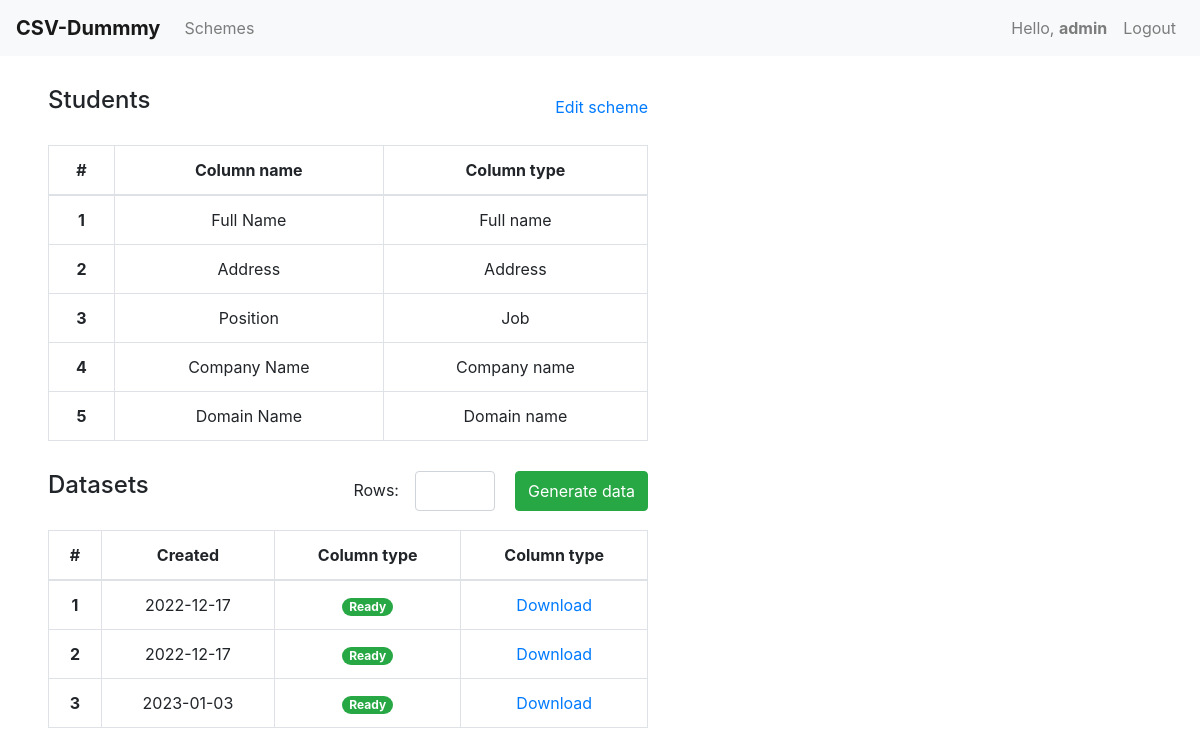
/scheme/47/ (signed in), run on the app's committed database.
### main/models.py (models this page shows, shortened)
class DataScheme(models.Model):
    scheme_id = models.AutoField(primary_key=True)
    modified = models.DateTimeField(auto_now_add=True)
    name = models.CharField(max_length=30)
    user = models.ForeignKey(Users, on_delete=models.CASCADE)

class DataSchemeColumn(models.Model):
    TYPES = (('Full name', 'Full name'), ('Job', 'Job'), ('Domain name', 'Domain name'), ('Company name', 'Company name'), ('Address', 'Address'))
    name = models.CharField(max_length=70)
    datatype = models.CharField(max_length=15, choices=TYPES)
    datascheme = models.ForeignKey(DataScheme, on_delete=models.CASCADE)

### main/views.py (the view)
# urls.py: path('scheme/<int:ID>/', views.viewScheme),
def viewScheme(request: HttpRequest, ID: int) -> HttpResponse:
	if request.session.get('username', 0) == 0:
		return redirect('/login')
	if is_ajax(request):
		rows = request.GET.get('rows', None)
		sleep(2) #To check AJAX request
		if rows is not None:
			rows = int(rows)
			dataset = DataSet(filename=f'scheme_{ID}-rows_{rows}.csv', datascheme=get_object_or_404(DataScheme, scheme_id=ID))
			dataset.save()
			headers = [x.name for x in DataSchemeColumn.objects.filter(datascheme=get_object_or_404(DataScheme, scheme_id=ID))] #Get column names
			datatypes = [x.datatype for x in DataSchemeColumn.objects.filter(datascheme=get_object_or_404(DataScheme, scheme_id=ID))] #Get column datatypes
			with open(f'datasets\scheme_{ID}-rows_{rows}.csv', 'w', newline='') as file:
				csvw = csv.writer(file)
				csvw.writerow(headers)
				for line in range(rows):
					row = []
					for datatype in datatypes:
						if datatype == 'Full name':
							row.append(faker.name())
						if datatype == 'Job':
							row.append(faker.job())
						if datatype == 'Domain name':
							row.append(faker.domain_name())
						if datatype == 'Company name':
							row.append(faker.company())
						if datatype == 'Address':
							row.append(faker.address())
					csvw.writerow(row)
		return HttpResponse(f'scheme_{ID}-rows_{rows}.csv')
	else:
		curScheme = get_object_or_404(DataScheme, scheme_id=ID)
		columns = []
		datasets = []
		cur = 1
		for schemeColumn in list(DataSchemeColumn.objects.filter(datascheme=curScheme)):
			columns.append({'cur': cur, 'name': schemeColumn.name, 'type': schemeColumn.datatype})
			cur += 1
		cur = 1
		for dataset in list(DataSet.objects.filter(datascheme=curScheme)):
			datasets.append({'cur': cur, 'filename': dataset.filename, 'modified': dataset.modified.strftime('%Y-%m-%d')})
			cur += 1
		return render(request, 'main/view-scheme.html', {'now': datetime.now().strftime('%Y-%m-%d'), 'username': request.session['username'], 'columns': columns, 'datasets': datasets, 'scheme_name': curScheme.name, 'scheme_id': curScheme.scheme_id})

### main/views.py (called while the page is built)
def is_ajax(request: HttpRequest) -> bool:
	return request.META.get('HTTP_X_REQUESTED_WITH') == 'XMLHttpRequest'

### main/templates/main/view-scheme.html (shortened to what this page needs)
{% extends 'main/layout.html' %}
{% block content %}
{% load static %}
<link rel="stylesheet" href="{% static 'main/styleDash.css' %}">
<nav class="navbar navbar-expand-md navbar-light bg-light">
    <a class="navbar-brand" href=""><b>CSV-Dummmy</b></a>
    <div class="collapse navbar-collapse" id="navbarNav">
        <ul class="navbar-nav mr-auto">
            <li class="nav-item">
                <a class="nav-link" href="/dashboard">Schemes</a>
            </li>
        </ul>
        <ul class="navbar-nav">
            <li class="nav-item">
                <a class="nav-link">Hello, <b>{{ username }}</b></a>
            </li>
            <li class="nav-item">
                <a class="nav-link" href="/logout">Logout</a>
            </li>
        </ul>
    </div>
</nav>
<div class="schemes2">
    <div style="display: flex; justify-content: space-between">
        <h4 style="margin-bottom: 30px;">{{ scheme_name }}</h4>
        <a style="margin-top: 9px" href="/scheme/{{ scheme_id }}/edit">Edit scheme</a>
    </div>
    <table class="table" style="margin-bottom: 30px">
    <thead>
        <tr>
        <th style="text-align: center;" scope="col">#</th>
        <th style="text-align: center;" scope="col">Column name</th>
        <th style="text-align: center;" scope="col">Column type</th>
        </tr>
    </thead>
    <tbody>
        {% for column in columns %}
        <tr>
            <th style="text-align: center;" scope="row">{{ column.cur }}</th>
            <td style="text-align: center;">{{ column.name }}</td>
            <td style="text-align: center;">{{ column.type }}</td>
        </tr>
        {% endfor %}
    </tbody>
    </table>
    <div style="display: flex; justify-content: space-between">
        <h4 style="margin-bottom: 30px;">Datasets</h4>
        <div style="display: flex">
            <span style="margin-top: 7px;">Rows:</span> &emsp; <input required style="width: 80px; height: 40px" id="rows" name="rows" type="number" min="0" class="form-control">
            <button style="margin-left: 20px; height: 40px" onClick="generate();" type="submit" class="btn btn-success">Generate data</button>
        </div>
    </div>
    <table class="table" style="margin-bottom: 30px">
        <thead>
            <tr>
            <th style="text-align: center;" scope="col">#</th>
            <th style="text-align: center;" scope="col">Created</th>
            <th style="text-align: center;" scope="col">Column type</th>
            <th style="text-align: center;" scope="col">Column type</th>
            </tr>
        </thead>
    <tbody>
        {% for dataset in datasets %}
        <tr>
            <th style="text-align: center;" scope="row">{{ dataset.cur }}</th>
            <td style="text-align: center;">{{ dataset.modified }}</td>
            <td style="text-align: center;">
                <span class="badge badge-pill badge-success">Ready</span>
            </td>
            <td style="text-align: center;"><a href="{% static dataset.filename %}" download>Download</a></td>
        </tr>
        {% endfor %}
    </tbody>
    </table>
</div>
{% endblock %}

### main/templates/main/layout.html (shortened to what this page needs)
{% load static %}
<!DOCTYPE html>
<html lang="en">
<head>
    <link rel="stylesheet" href="https://cdn.jsdelivr.net/npm/bootstrap@4.0.0/dist/css/bootstrap.min.css">
</head>
<body>
    {% block content %}
    {% endblock %}
</body>
</html>

### main/static/main/styleDash.css (style rules this page uses)
.navbar { color: #F7F7F9; }
th, td { border: 1px solid #DEE2E6; }
.schemes2 { max-width: 50%; margin-left: 4%; margin-top: 30px; }

### data on the page
DataScheme: name "Students"
DataSchemeColumn: name "Full Name", type "Full name"
DataSchemeColumn: name "Address", type "Address"
DataSchemeColumn: name "Position", type "Job"
DataSchemeColumn: name "Company Name", type "Company name"
DataSchemeColumn: name "Domain Name", type "Domain name"

### other printed values
{{ username }} "admin"
{{ column.cur }} "1" "2" "3" "4" "5"
{{ dataset.cur }} "1" "2" "3"
{{ dataset.modified }} "2022-12-17" "2022-12-17" "2023-01-03"
